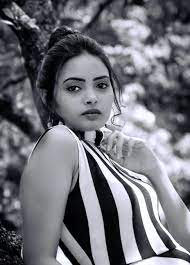
#> input picture 1 Converter sistemas de cores e Quantização/img1_gs.jpg, 190 x 265 px
$ python quantize.py
#> lines starting #> are read from the running program, lines starting #| are printed output that depends on the picture
import numpy as np
import cv2


def quantize(img, k):
#> called with k = 8
    img_quantize = np.float32(img)
    rate = 256/k
    quantized = (img_quantize/rate)
    return np.uint8(quantized)*rate
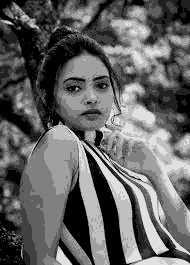
#> returned value: shape (265, 190) float64; min 0, max 224, mean 99.9


filename = "img1_gs.jpg"


img = cv2.imread(filename, 0)
resultado2 = quantize(img, 8)
cv2.imwrite("img1_quantized.jpg", resultado2)

$ run again, with 1 Converter sistemas de cores e Quantização/img2_RGB.jpg copied over 1 Converter sistemas de cores e Quantização/img1_gs.jpg
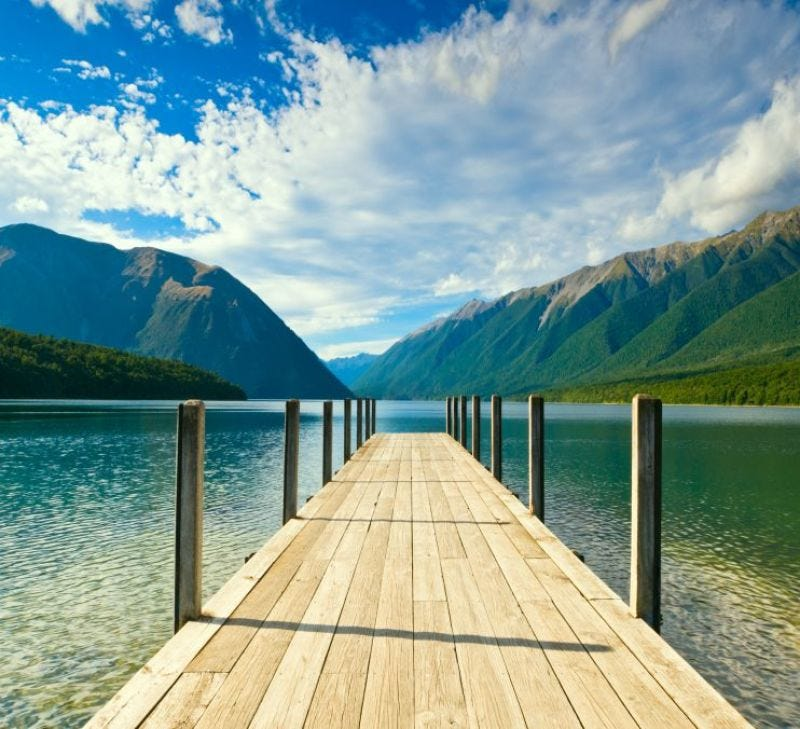
#> input picture 1 Converter sistemas de cores e Quantização/img2_RGB.jpg, 800 x 729 px
#> `img = cv2.imread(filename, 0)`:
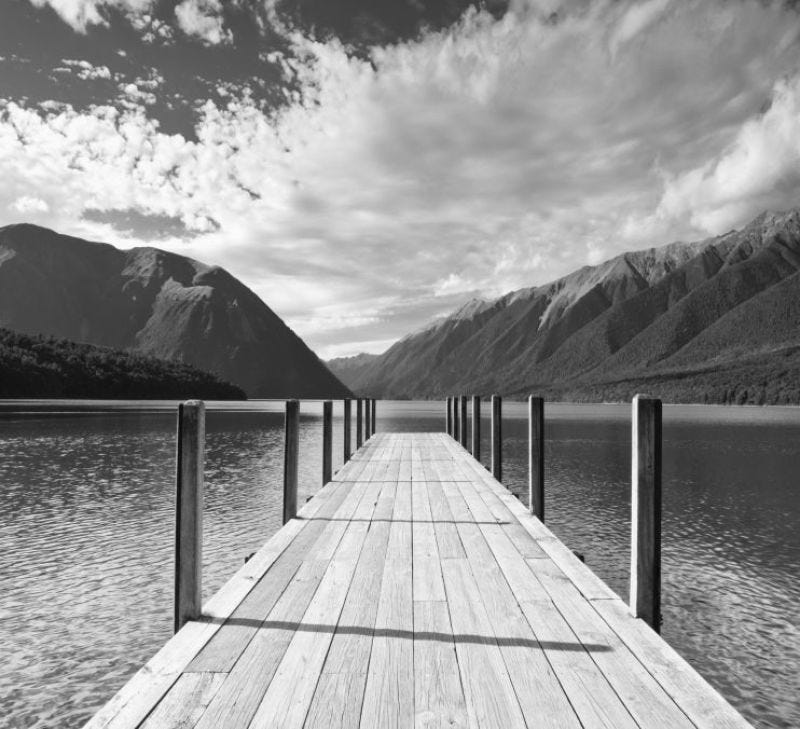
#> img: shape (729, 800); min 0, max 255, mean 147.7
#> in quantize, `return np.uint8(quantized)*rate`:
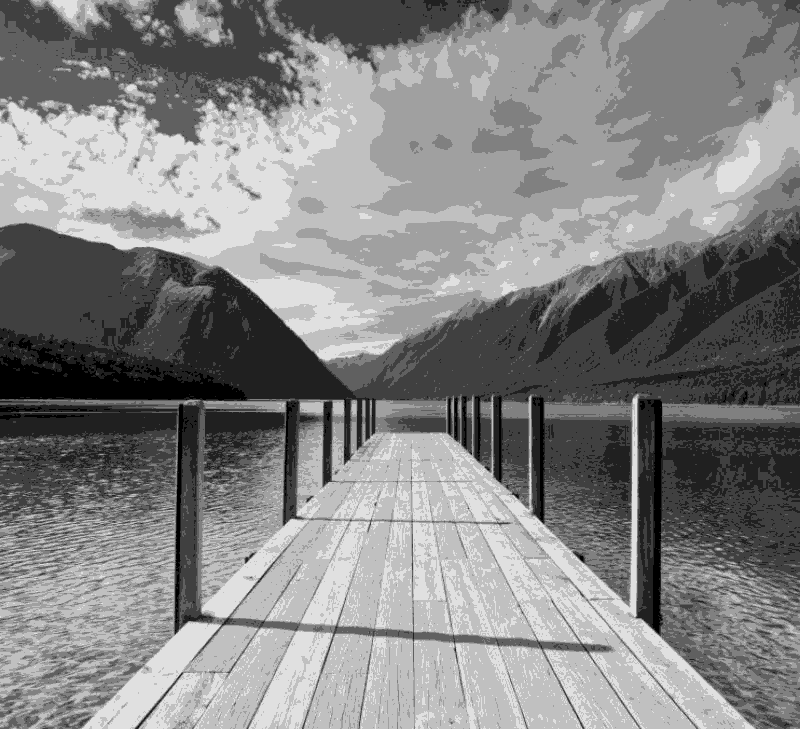
#> returned value: shape (729, 800) float64; min 0, max 224, mean 132.4
